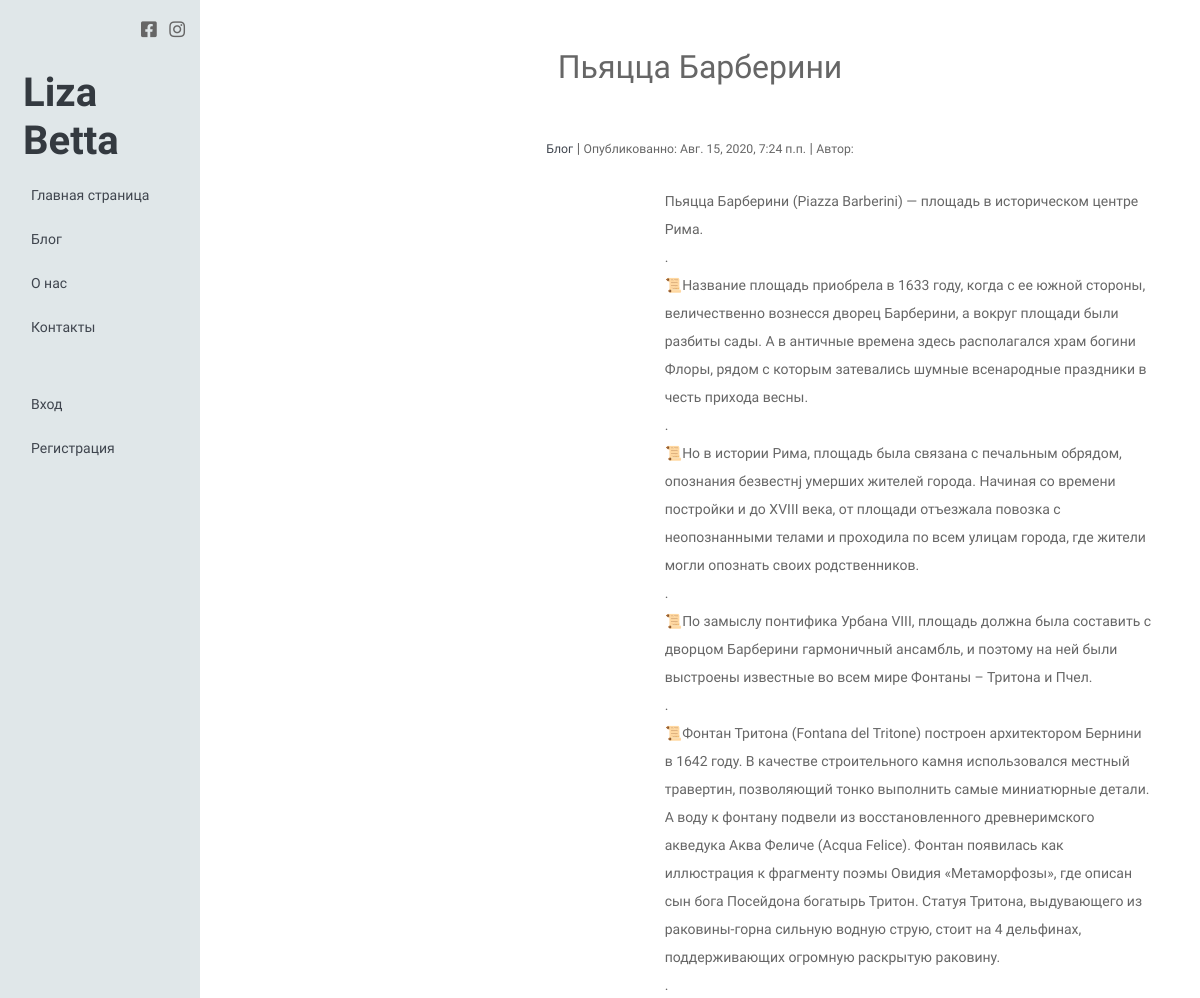
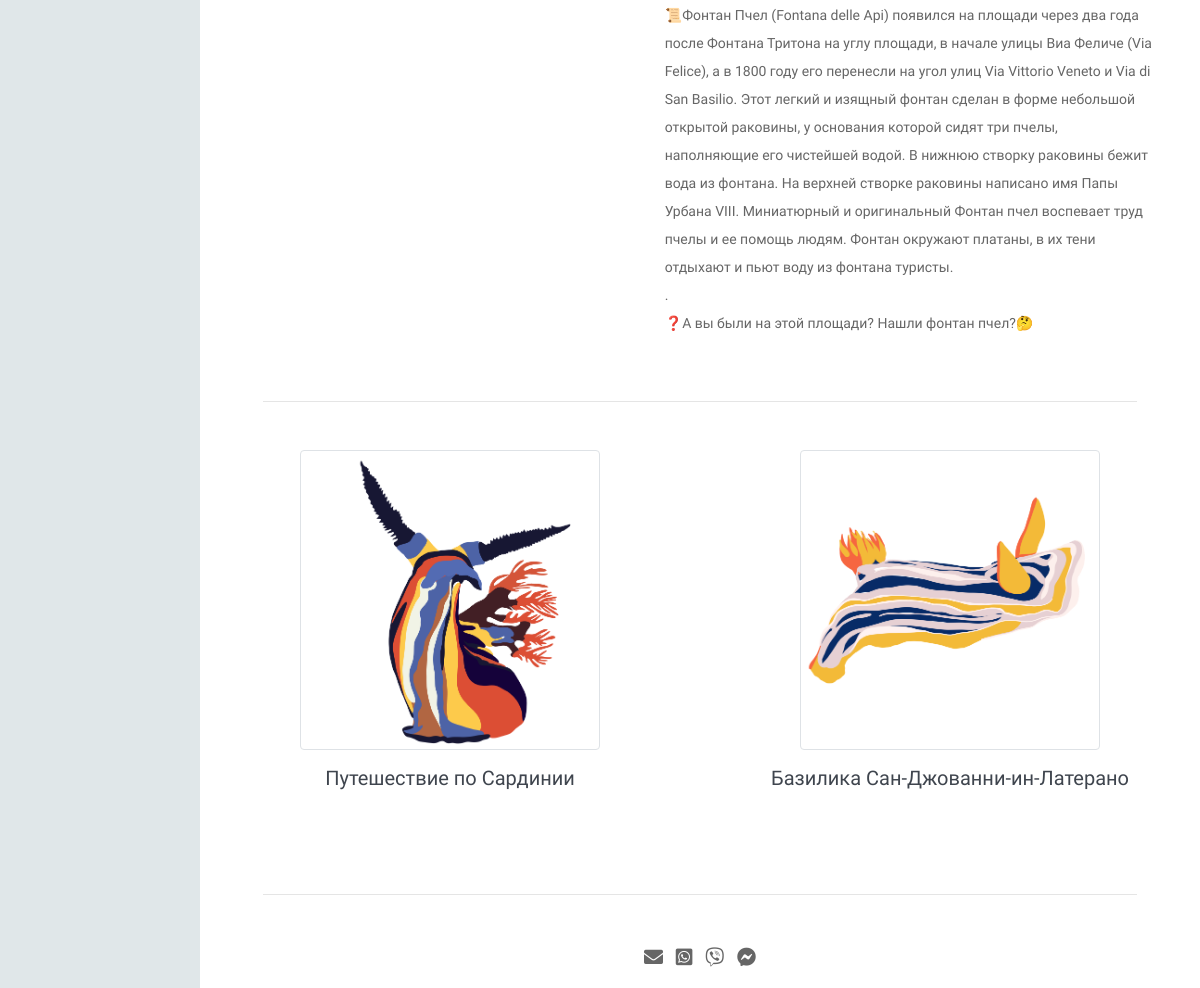
Page /post/pjacca-barberini on the committed database (2 pictures, top to bottom).
### mainapp/models.py (models this page shows, shortened)
class Post(models.Model):
    post_date = models.DateTimeField("Дата создания", auto_now_add=True)
    update_at = models.DateTimeField('Даиа обновленния', auto_now=True)
    category = models.ForeignKey(Category,
                                 related_name='category',
                                 null=True,
                                 blank=True,
                                 verbose_name='Категория',
                                 on_delete=models.SET_NULL,
                                 default=0,
                                 )
    image = models.ImageField("Главное фото", null=True, blank=True, upload_to='images/')
    image_small = ImageSpecField(source='image',
                                 processors=[Thumbnail(400, 400)],
                                 format='JPEG',
                                 options={'quality': 60})
    title = models.CharField("Название", max_length=200)
    content = RichTextField("Контент", null=True, blank=True)
    excert = models.TextField("Краткое описание", max_length=200, null=True, blank=True)
    slug = models.SlugField(max_length=150, db_index=True, null=True, blank=True, unique=True)
    status = models.BooleanField("Опубликовать?", default=True)
    comment_status = models.BooleanField("Можно комментировать?", default=True)
    def get_absolute_url(self):
        return reverse('post_detail', args=(self.slug,), )
    class Meta:
        ordering = ["-post_date", "title"]

class Category(models.Model):
    title = models.CharField(max_length=64, verbose_name='Название')
    parent = models.ManyToManyField('self', blank=True, verbose_name='Категория-родитель', )
    desc = models.TextField("Описание", null=True, blank=True)
    slug = models.SlugField(max_length=255, db_index=True, default='default', unique=True)
    def __str__(self):
        return self.title

### mainapp/views.py (the view)
# urls.py: path('post/<slug:slug>', Post_Detail.as_view(), name = "post_detail" ),
class Post_Detail(DetailView):
    model = Post
    slug_field = "slug"
    template_name = "mainapp/blog/post_detail.html"  # указывать не обязательно!, можно через "model", тогда джагнго
    def get_context_data(self, *args, **kwargs):
        context = super(Post_Detail, self).get_context_data(*args, **kwargs)
        post = self.object.id
        context['photos'] = Post_Liblery.objects.filter(post=post)
        context['next'] = Post.objects.filter(post_date__gt=self.object.post_date).order_by("post_date").first()
        context['prev'] = Post.objects.filter(post_date__lt=self.object.post_date).order_by("-post_date").first()
        context['ckeditor_config'] = json.dumps(settings.CKEDITOR_CONFIGS["default"])
        return context

### mainapp/templates/mainapp/blog/post_detail.html (shortened to what this page needs)
{% extends "base.html" %}
{% load static %}
{% block content %}
<div class="row">
    <div class="col mb-4">
        <h2 class=" my-5 text-center" id="post-title" data-field-value="{{ post.title }}">{{ post.title }}</h2>
        <div class="text-center">
            <span class="small"><a href="{% url 'category' slug=post.category.slug %}">{{ post.category }}</a></span> |
            <span class="small">Опубликованно: {{ post.post_date }}</span> |
            <span class="small">Автор: {{ post.author }}</span>
        </div>
    </div>
</div>
<div class="row">
    <div class="col-md-5" >
    </div>
    <div class="col-md-7 px-5">
        <div id="post-content">{{ post.content|safe }}</div>
    </div>
</div>
<hr class="m-5">
<div class="row my-5">
        <div class="col-6  text-center">
            {% if next is not None %}
                {% if next.image %}
                <a href="{{ next.get_absolute_url }}">
                    <img src="{{ next.image.url }}" class="img-fluid img-thumbnail mb-3" style="max-width: 300px;">
                </a>
                {% endif %}
                <a href="{{ next.get_absolute_url }}"><h5>{{ next.title }}</h5></a>
            {% endif %}
        </div>
        <div class="col-6 text-center">
            {% if prev is not None %}
                {% if prev.image %}
                <a href="{{ prev.get_absolute_url }}">
                    <img src="{{ prev.image.url }}" class="img-fluid img-thumbnail mb-3" style="max-width: 300px;">
                </a>
                {% endif %}
                <a href="{{ prev.get_absolute_url }}"><h5>{{ prev.title }}</h5></a>
            {% endif %}
        </div>
</div>
{% endblock %}

### static/css/style.css (style rules this page uses)
body { font-family: 'Comfortaa', cursive; font-size: 14px; background-color: #fff; color: #666; font-weight: 500; line-height: 2em; -webkit-font-smoothing: antialiased; }
h1, h2, h3, h4, h5, h6, .h1, .h2, .h3, .h4, .h5, .h6 { font-family: 'Oswald', sans-serif; }
a { color: #3f454e }
p { vertical-align: baseline; }

### rows in the picture
Post: title "Пьяцца Барберини", category "Блог", post_date "Авг. 15, 2020, 7:24 п.п.", content "Пьяцца Барберини (Piazza Barberini) — площадь в историческом центре Рима. . 📜Название площадь приобрела в 1633 году, когда с ее южной стороны, величественно вознесся дворец Барберини, а вокруг площади были разбиты сады. А в античные времена здесь располагался храм богини Флоры, рядом с которым затевались шумные всенародные праздники в честь прихода весны. . 📜Но в истории Рима, площадь была связана с печальным обрядом, опознания безвестнj умерших жителей города. Начиная со времени постройки и до XVIII века, от площади отъезжала повозка с неопознанными телами и проходила по всем улицам города, где жители могли опознать своих родственников. . 📜По замыслу понтифика Урбана VIII, площадь должна…"
Post: image (picture), title "Путешествие по Сардинии"
Post: image (picture), title "Базилика Сан-Джованни-ин-Латерано"
